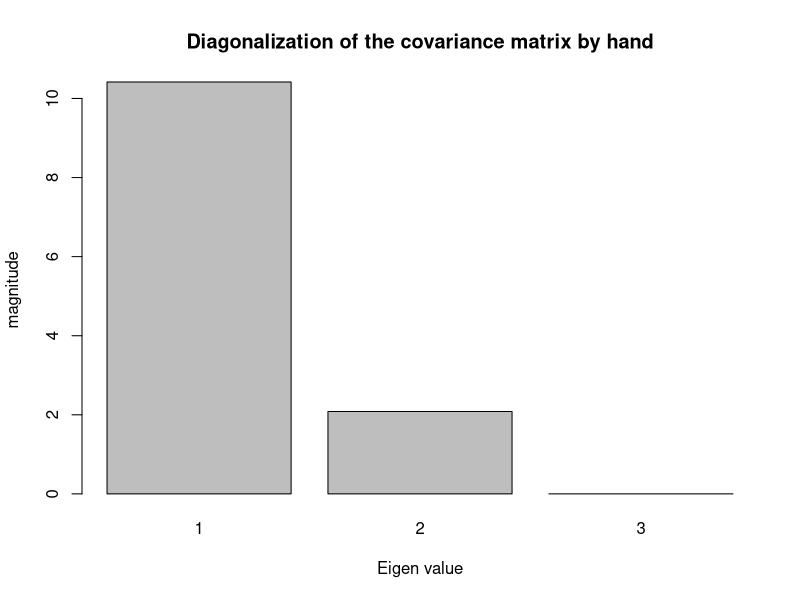

Reproduce this figure in R. (Note: this script raises an error after producing the figure.)

library(stats)
library(graphics)
library(datasets)


getwd()
setwd("D:/Projects/Personal/TechLe/MsCAI/ArtificialIntelligence/Lab3") 
getwd()


add_column <- function( df )
{
  df$z <- 2.0*df$x
  return( df ) 
}

trace <-function( df )
{
  t =0.0
  for(n in 1:ncol( df ))
  {
    t = t + ( df[n,n]);
  }
  return (t); 
}

center <- function( df )
{
  for( c in 1:ncol( df ))
  {
    m = mean( df[,c])
    df[,c]<-df[,c]-m
  }
  
  return (df); 
}

############   TASK 1 ############################################
#########  CONDUCT A PCS MANUALLY                     ############
##################################################################

#generate a test data frame and remove the mean from each column 
d <- expand.grid(x=1:5, y=1:5);
d <- add_column( d ) 
d <- center(d)

#lets get the covariance matrix 
c1 <- cov( d )
print( c1 )

#the trace of the covariance matrix 
print( "trace"); print( trace(c1) )

#lets diagonalize the covariance matrix. This is not the method used by prcomp
solved <-eigen( c1 )
eigen_vectors <- solved$vectors
eigen_values  <- solved$values 
print(eigen_vectors)

print("It is verified that the trace of the original covariance matrix equals the sum of the eigen-values")
print(sum(eigen_values))
print((eigen_values))
barplot( names=c("1","2","3"), height = eigen_values, xlab="Eigen value", ylab="magnitude", main="Diagonalization of the covariance matrix by hand" )
print("The third( smallest) eigenvalue is zero because z = multiple of x (linear dependency)")

#plot the points 
#pairs( d, labels=c("X","Y","Z") )

#lets now do a transformation of the original coordinates to the new space.
#but remove the last eigenvector, which is adding nothing. 
# [a1 b1 c1 ] e11 e21 e31
# [a2 b2 c2 ] e12 e22 e32 
# [a3 b3 c3 ] e13 e23 e33 
#   n x d       d x d    
transf_data <- as.matrix(d, ncol=ncol(d)) %*% eigen_vectors[,-3]
print( transf_data[1:15,] )
colnames(transf_data) <- c("PC1","PC2", "PC3")
plot( transf_data[,1], transf_data[,2], xlab="PC1", ylab="PC2", main="Principal component space", t="p")

#lets see again the covariance matrix in this transformed space 
#it is verified that the matrix is diagonal !!!
cov( transf_data )
print( trace(cov( transf_data ))) #same value!!! 


#using the pcs functions 
pca <- prcomp( d,  retx=TRUE , scale = FALSE, center = TRUE, tol=0.001) #removing the mean does not make difference as expected. 
pca$x[1:15,] #computed new data
(pca$sdev * pca$sdev) 
sum( pca$sdev * pca$sdev ) #must be 12.5 as before
pca$rotation
pca$x[1:5,]

pca_data <- pca$x
plot( pca_data[,1], pca_data[,2], xlab="PC1", ylab="PC2", main="Principal component space", t="p")
#same plot as before !!


biplot( pca, c(1,2), pc.biplot = TRUE,var.axes=TRUE  )


##################################################
#               IRIS DATASET
##################################################

iris_data <- iris 
#View( iris_data )
pairs(iris_data,  pch = 21, main="Iris Dataset", lower.panel=NULL,bg= rainbow(10) [unclass(iris_data$Species)] , labels=c("SL","SW","PL","PW","SP"), font.labels=2, cex.labels=3.5)

pca<-prcomp( iris_data[-5],  retx=TRUE , scale = FALSE, center = TRUE, tol=0.0001)
pca
pca$vars <- pca$sdev*pca$sdev
pca$vars 
barplot( pca$vars,main="Eigen values (variances)",  names=c("PC1","PC2","PC3","PC4"),col=rainbow(5),legend.text=c("PC1","PC2","PC3","PC4"))

#biplot( pca, c(1,2), pc.biplot = TRUE,var.axes=TRUE, main="Biplot of 4 P.components"  )
pca$rotation
pca$sdev
pc_data <- as.data.frame( pca$x  )  
pc_data$Species <- iris_data$Species
pairs( ~ PC1 + PC2 + PC3 + PC4  + Species, main="Iris dataset after PCA tranform", pch=21, bg=rainbow(10) [unclass(pc_data$Species)], lower.panel=NULL,pc_data, font.labels=2,cex.labels=3) 

#lets repeat but use a tolerance for the magnitude of the variance 
pca2<-prcomp( iris_data[-5],  retx=TRUE , scale = FALSE, center = TRUE, tol=0.2)
pc_data2 <- as.data.frame( pca$x  )  
pc_data2$Species <- iris_data$Species
pairs( ~ PC1 + PC2 + PC3 + Species, main="Iris dataset Only 3 PC's", pch=21, bg=rainbow(10) [unclass(pc_data2$Species)], lower.panel=NULL,pc_data, font.labels=2,cex.labels=3) 




cov( pc_data[,-5] )
#species 
species_names<-unique( iris_data$Species )
print( species_names ) 


















setosa <- iris_data[ which( iris_data$Petal.Length> 3) , ]
pairs(setosa)

boxplot(iris_data)
plot(iris$Petal.Length, iris$Petal.Width, pch=21, bg=c("red","green3","blue")[unclass(iris$Species)])

pairs(iris, main = "Iris Data -- 3 species", pch = 21, bg = rainbow(10)[unclass(iris$Species)], labels=c("SL","SW","PL","PW","SP"), font.labels=2, cex.labels=3.5)

matplot((-4:5)^2, main = "Quadratic") # almost identical to plot(*)
sines <- outer(1:20, 1:4, function(x, y) sin(x / 20 * pi * y))
matplot(sines, pch = 1:4, type = "o", col = rainbow(ncol(sines)))
matplot(sines, type = "b", pch = 21:23, col = 2:5, bg = 2:5,
        main = "matplot(...., pch = 21:23, bg = 2:5)")

x <- 0:50/50
matplot(x, outer(x, 1:8, function(x, k) sin(k*pi * x)),
        ylim = c(-2,2), type = "plobcsSh",
        main= "matplot(,type = \"plobcsSh\" )")
## pch & type =  vector of 1-chars :
matplot(x, outer(x, 1:4, function(x, k) sin(k*pi * x)),
        pch = letters[1:4], type = c("b","p","o"))

lends <- c("round","butt","square")
matplot(matrix(1:12, 4), type="c", lty=1, lwd=10, lend=lends)
text(cbind(2.5, 2*c(1,3,5)-.4), lends, col= 1:3, cex = 1.5)

table(iris$Species) # is data.frame with 'Species' factor
iS <- iris$Species == "setosa"
iV <- iris$Species == "versicolor"




op <- par(bg = "bisque")
matplot(c(1, 8), c(0, 4.5), type =  "n", xlab = "Length", ylab = "Width",
        main = "Petal and Sepal Dimensions in Iris Blossoms")
matpoints(iris[iS,c(1,3)], iris[iS,c(2,4)], pch = "sS", col = c(2,4))
matpoints(iris[iV,c(1,3)], iris[iV,c(2,4)], pch = "vV", col = c(2,4))
legend(1, 4, c("    Setosa Petals", "    Setosa Sepals",
               "Versicolor Petals", "Versicolor Sepals"),
       pch = "sSvV", col = rep(c(2,4), 2))

nam.var <- colnames(iris)[-5]
nam.spec <- as.character(iris[1+50*0:2, "Species"])
iris.S <- array(NA, dim = c(50,4,3),
                dimnames = list(NULL, nam.var, nam.spec))
for(i in 1:3) iris.S[,,i] <- data.matrix(iris[1:50+50*(i-1), -5])

matplot(iris.S[, "Petal.Length",], iris.S[, "Petal.Width",], pch = "SCV",
        col = rainbow(3, start = 0.8, end = 0.1),
        sub = paste(c("S", "C", "V"), dimnames(iris.S)[[3]],
                    sep = "=", collapse= ",  "),
        main = "Fisher's Iris Data")
par(op)

## 'x' a "Date" vector :
nd <- length(dv <- seq(as.Date("1959-02-21"), by = "weeks", length.out = 100))
mSC <- cbind(I=1, sin=sin(pi*(1:nd)/8), cos=cos(pi*(1:nd)/8))
matplot(dv, mSC, type = "b", main = "matplot(<Date>, y)")

## 'x' a "POSIXct" date-time vector :
ct <- seq(c(ISOdate(2000,3,20)), by = "15 mins", length.out = 100)
matplot(ct, mSC, type = "b", main = "matplot(<POSIXct>, y)")
## or the same with even more axis flexibility:
matplot(ct, mSC, type = "b", main = "matplot(<POSIXct>, y)", xaxt="n")
Axis(ct, side=1, at = ct[1+4*(0:24)])

## Also works for data frame columns:
matplot(iris[1:50,1:4])

